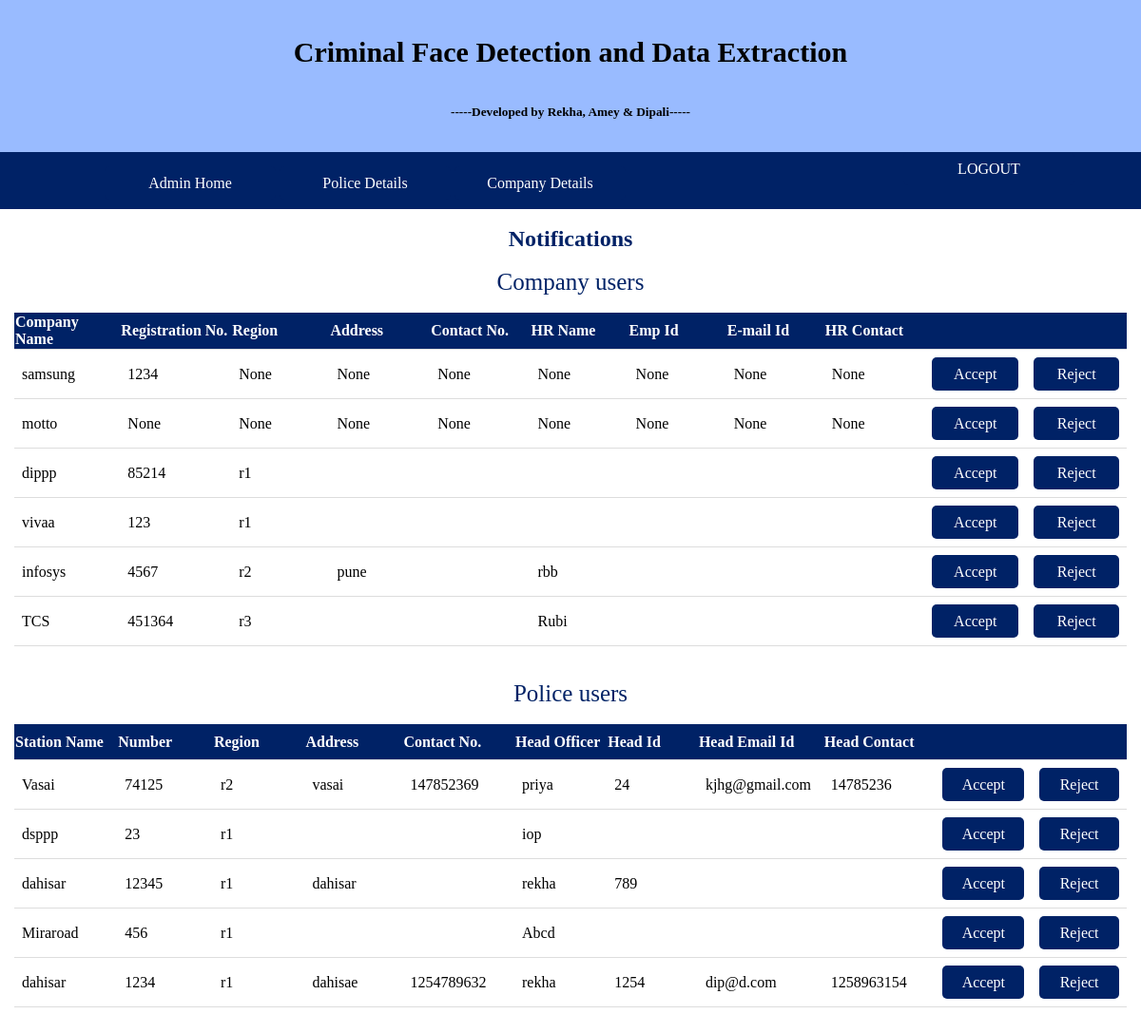
/admin_home, run on the app's committed database.
### tables this page shows
CREATE TABLE "company_reg" (
	`name_of_comp`	TEXT,
	`reg_no`	INTEGER,
	`region`	TEXT,
	`address_comp`	TEXT,
	`ps_phone`	INTEGER,
	`hr_name`	TEXT,
	`emp_id`	INTEGER,
	`hr_aadhar`	INTEGER,
	`hr_pan`	INTEGER,
	`hr_email`	TEXT,
	`hr_mob_no`	NUMERIC,
	`head_user_id`	TEXT,
	`head_pass`	BLOB,
	`head_pass2`	TEXT,
	`status`	INTEGER DEFAULT 'false',
	`usertype`	TEXT DEFAULT 'company'
);

CREATE TABLE "police_reg" (
	`name_of_police_stn`	TEXT,
	`police_stn_no`	INTEGER,
	`region1`	TEXT,
	`address_ps`	TEXT,
	`ps_phone1`	INTEGER,
	`head_officer`	TEXT,
	`head_id`	INTEGER,
	`head_aadhar`	INTEGER,
	`head_pan`	INTEGER,
	`head_email`	TEXT,
	`head_mob_no`	NUMERIC,
	`head_user_id1`	TEXT,
	`head_pass1`	BLOB,
	`head_pass21`	TEXT,
	`usertype`	TEXT DEFAULT 'police',
	`status`	INTEGER DEFAULT 'false'
);

### app.py (the view)
@app.route('/admin_home')
def admin_home():
    con = sqlite3.connect("database.db")
    con.row_factory = sqlite3.Row
    cur = con.cursor()
    cur.execute("select * from company_reg where status='false' ")
    row1 = cur.fetchall()
    cur.execute("select * from police_reg where status='false' ")
    row2 = cur.fetchall()
    return render_template("admin_home.html", row1=row1, row2=row2)

### templates/admin_home.html (shortened to what this page needs)
{% extends 'layout.html' %}
{% block content %}
<br>
    <h2 style="text-align:center; text-decoration:bold;color:#002266;">Notifications</h2>
    <br>
    <p>Company users</p><br>
        <table>
         <thead>
            <th>Company Name</th>
            <th>Registration No.</th>
            <th>Region</th>
            <th>Address</th>
            <th>Contact No.</th>
            <th>HR Name</th>
            <th>Emp Id</th>
            <th>E-mail Id</th>
            <th>HR Contact</th>
            <th></th>
            <th></th>
         </thead>
         {% for row in row1 %}
            <tr>
               <td>{{row["name_of_comp"]}}</td>
               <td>{{row["reg_no"]}}</td>
               <td> {{ row["region"]}}</td>
               <td>{{row['address_comp']}}</td>
                <td>{{row["ps_phone"]}}</td>
               <td>{{row["hr_name"]}}</td>
               <td> {{ row["emp_id"]}}</td>
               <td>{{row["hr_email"]}}</td>
               <td> {{ row["hr_mob_no"]}}</td>
                <td><a href="/accept/{{ row['head_user_id'] }}">Accept</a></td>
                <td><a href="/reject/{{ row['head_user_id'] }}">Reject</a></td>
            </tr>
         {% endfor %}
      </table>
    <br><br>
    <p>Police users</p><br>
      <table>
         <thead>
            <th>Station Name</th>
            <th>Number</th>
            <th>Region</th>
            <th>Address</th>
            <th>Contact No.</th>
            <th>Head Officer</th>
            <th>Head Id</th>
            <th>Head Email Id</th>
            <th>Head Contact</th>
            <th></th>
            <th></th>
         </thead>
         {% for row in row2 %}
            <tr>
               <td>{{row["name_of_police_stn"]}}</td>
               <td>{{row["police_stn_no"]}}</td>
               <td> {{ row["region1"]}}</td>
               <td>{{row['address_ps']}}</td>
                <td>{{row["ps_phone1"]}}</td>
               <td>{{row["head_officer"]}}</td>
               <td> {{ row["head_id"]}}</td>
               <td>{{row["head_email"]}}</td>
               <td> {{ row["head_mob_no"]}}</td>
                <td><a href="/acc/{{ row['head_user_id1'] }}">Accept</a></td>
                <td><a href="/rej/{{ row['head_user_id1'] }}">Reject</a></td>
            </tr>
         {% endfor %}
      </table>
    <br><br><br><br>
{% endblock %}

### templates/layout.html (style rules this page uses)
* { margin:0; }

### templates/admin_home.html (style rules this page uses)
p { text-align:center; font-size:25px; color:#002266; }
table { border-collapse: collapse; margin-left:15px; margin-right:15px; }
tr, td { border-bottom: 1px solid #ddd; text-align: left; padding: 8px; width:120px; }
td { height:30px; }
th { width:120px; background-color: #002266; color: white; height:35px; text-decoration:bold; }
a { display:block; color:white; text-decoration:none; height:35px; line-height:35px; border-radius:5px; text-align:center; background-color: #002266; }

### data on the page
company_reg: name_of_comp "samsung", reg_no "1234", region "None", address_comp "None", ps_phone "None", hr_name "None", emp_id "None", hr_email "None", hr_mob_no "None"
company_reg: name_of_comp "motto", reg_no "None", region "None", address_comp "None", ps_phone "None", hr_name "None", emp_id "None", hr_email "None", hr_mob_no "None"
company_reg: name_of_comp "dippp", reg_no "85214", region "r1"
company_reg: name_of_comp "vivaa", reg_no "123", region "r1"
company_reg: name_of_comp "infosys", reg_no "4567", region "r2", address_comp "pune", hr_name "rbb"
company_reg: name_of_comp "TCS", reg_no "451364", region "r3", hr_name "Rubi"
police_reg: name_of_police_stn "Vasai", police_stn_no "74125", region1 "r2", address_ps "vasai", ps_phone1 "147852369", head_officer "priya", head_id "24", head_email "kjhg@gmail.com", head_mob_no "14785236"
police_reg: name_of_police_stn "dsppp", police_stn_no "23", region1 "r1", head_officer "iop"
police_reg: name_of_police_stn "dahisar", police_stn_no "12345", region1 "r1", address_ps "dahisar", head_officer "rekha", head_id "789"
police_reg: name_of_police_stn "Miraroad", police_stn_no "456", region1 "r1", head_officer "Abcd"
police_reg: name_of_police_stn "dahisar", police_stn_no "1234", region1 "r1", address_ps "dahisae", ps_phone1 "1254789632", head_officer "rekha", head_id "1254", head_email "dip@d.com", head_mob_no "1258963154"
